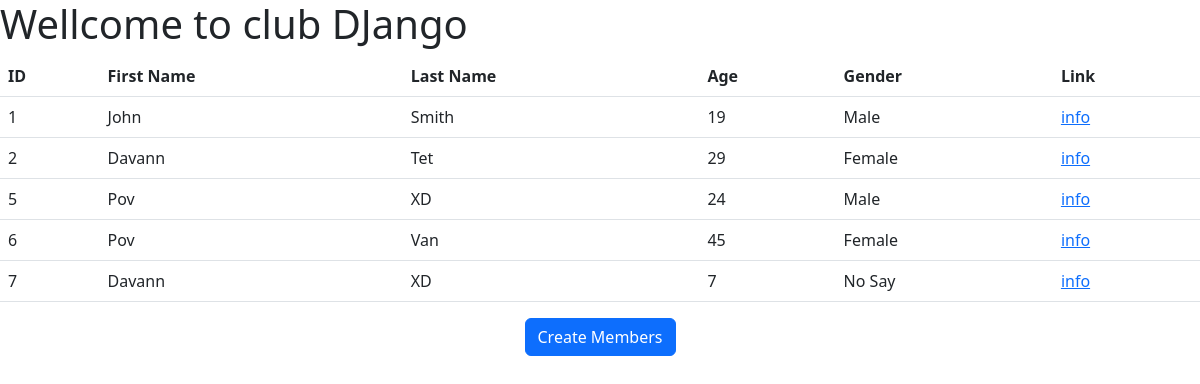
The page / on the database its author committed.
### members/models.py (models this page shows, shortened)
class members(models.Model):
    firstname = models.CharField(max_length=30)
    lastname = models.CharField(max_length=30)
    age = models.IntegerField()
    sex = models.CharField(max_length=10)

### members/views.py (the view)
# urls.py: path("", views.view_member, name="index"),
def view_member(request):
    data = members.objects.all()
    templates = loader.get_template('index.html')
    context = {
        "data": data
    }
    return HttpResponse(templates.render(context, request), )

### members/templates/index.html (shortened to what this page needs)
{% extends "base.html" %}
{% block mode %}
    <h1>Wellcome to club DJango</h1>
    <table class="table">
        <thead>
            <tr>
                <th>ID</th>
                <th>First Name</th>
                <th>Last Name</th>
                <th>Age</th>
                <th>Gender</th>
                <th>Link</th>
            </tr>
        </thead>
        <tbody>
            {% for dt in data %}
            <tr>
                <td>{{ dt.id }}</td>
                <td>{{ dt.firstname }}</td>
                <td>{{ dt.lastname }}</td>
                <td>{{ dt.age }}</td>
                <td>{{ dt.sex }}</td>
                <td><a href="info/{{ dt.id }}">info</a></td>
            </tr>
            {% endfor %}
        </tbody>
    </table>
    <div class="w-full text-center">
        <a href="add" class="btn btn-primary">Create Members</a>
    </div>
{% endblock %}

### members/templates/base.html (shortened to what this page needs)
<!DOCTYPE html>
<html lang="en">
<head>
    <link rel="stylesheet" href="https://cdn.jsdelivr.net/npm/bootstrap@5.2.3/dist/css/bootstrap.min.css">
</head>
<body>
    {% block mode %}{% endblock %}
</body>
</html>

### rows shown on the page
members: id "1", firstname "John", lastname "Smith", age "19", sex "Male"
members: id "2", firstname "Davann", lastname "Tet", age "29", sex "Female"
members: id "5", firstname "Pov", lastname "XD", age "24", sex "Male"
members: id "6", firstname "Pov", lastname "Van", age "45", sex "Female"
members: id "7", firstname "Davann", lastname "XD", age "7", sex "No Say"
